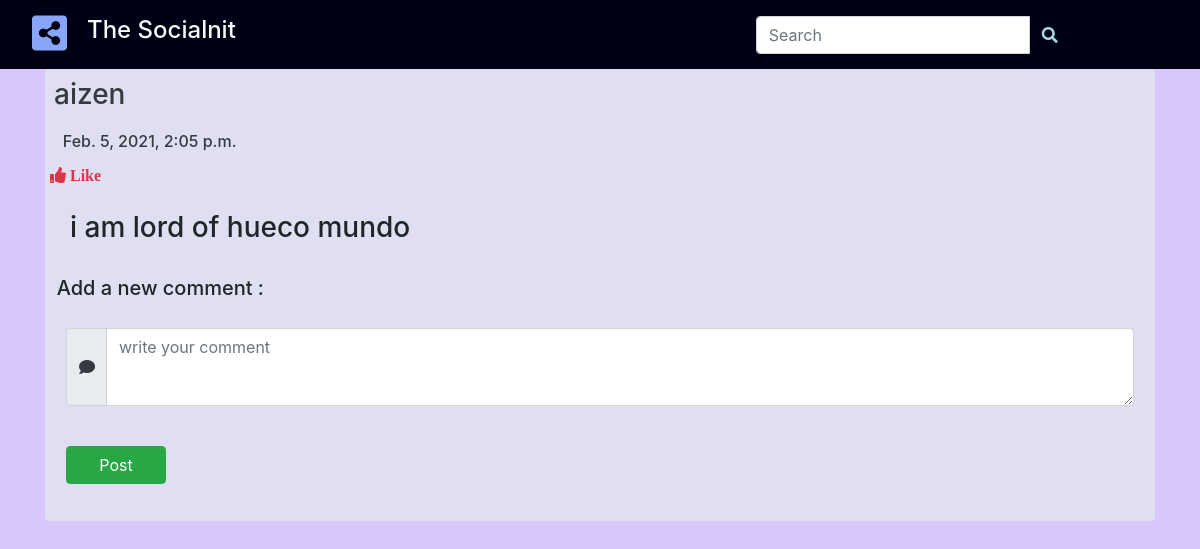
The app's page /47/ (signed in) with its own data.
### post/models.py (models this page shows, shortened)
class Post(models.Model):
    user = models.ForeignKey(User, related_name='post_created', on_delete=models.CASCADE)
    url = models.URLField(blank=True, null=True)
    text = models.TextField(blank=True, null=True)
    image = models.ImageField(upload_to='images/%Y/%m/%d/', blank=True, null=True)
    video = models.FileField(upload_to="video/%Y%m/%d/",blank=True, null=True)
    created = models.DateTimeField(auto_now_add=True, db_index=True)
    users_like = models.ManyToManyField(User,related_name='posts_liked',blank=True)
    class Meta:
        ordering = ('created',)
    def get_absolute_url(self):
        return reverse('post:post_detail', args=[self.id])

### post/views.py (the view)
# urls.py: path('<int:post_id>/', views.post_detail,name='post_detail'),
def post_detail(request, post_id=None):
    post = None
    post = get_object_or_404(Post, id=post_id)
    comments = Comment.objects.filter(post=post)
    users_like = post.users_like.all()
    if "like" in request.GET :
        post.users_like.add(request.user)
        return redirect(request.META.get('HTTP_REFERER'))
    if "unlike" in request.GET:
        post.users_like.remove(request.user)
        return redirect(request.META.get('HTTP_REFERER'))
    if request.method == 'POST' and request.user.is_authenticated:
        form = CommentForm(data=request.POST)
        if form.is_valid():
            comments = form.save(commit=False)
            comments.post = post
            comments.commenter = request.user
            comments.save()
            return redirect('post:post_detail', post.id)
    else:
        form = CommentForm()
    return render(request, 'post/detail.html', {'post': post, 'form': form, 'comments': comments, 'users_like': users_like})

### post/forms.py
class CommentForm(forms.ModelForm):
    class Meta:
        model = Comment
        fields = ('content',)

### post/templates/post/detail.html (shortened to what this page needs)
{% extends "post/base.html" %}
{% load static %}
{% load embed_video_tags %}
{% load widget_tweaks %}
{% block content %}
<div class="container">
  <div class="row">
    <div class="col-9 mx-auto col-md-6 col-lg-12">
      <div class="card mb-2" style="border-color: transparent; background: #dfdff1">
        <div class="p-2">
          <a class="text-decoration-none text-dark" href="{% url 'post:wall' post.user.id %}">
            <h3 class="card-img-top ">{{ post.user }}</h3>
          </a>
        </div>
        <div class="p-1">
          <a class="text-decoration-none text-dark" href="{{post.get_absolute_url}}">
            <h6 class="card-img-top ">&nbsp;&nbsp; {{ post.created }}</h6>
          </a>
        </div>
        {% if request.user not in post.users_like.all %}
          <a href="{% url 'post:post_detail' post.id %}?like"> <i class="fas fa-thumbs-up text-danger p-1"> Like </i></a>
        {% else %}
          <a href="{{post.get_absolute_url}}?unlike"> <i class="fas fa-thumbs-down text-secondary p-1"> Unlike</i></a>
        {% endif %}
        {%if post.text%}
        <div class="p-4">
            <h3 class="card-img-top" width='600'>{{ post.text }}</h3>
        </div>
        {% endif %}
        {% if user.is_authenticated %}
        <h5>&nbsp; Add a new comment :</h5>
        <div class="card-body">
          <form method="post">
            <div class="form-group">
              <div class="input-group mb-3">
                <div class="input-group-prepend">
                  <span class="input-group-text"><i class="fa fa-comment text-dark mt-4 mb-4"></i></span>
                </div>
                {% render_field form.content rows="" class="form-control" placeholder="write your comment" %}
              </div>
            </div>
            <br>
            <div class="form-group">
              <button type="submit" class="btn btn-success" style="width: 100px;">Post</button>
            </div>
          </form>
        </div>
        {% endif %}
      </div>
    </div>
  </div>
</div>
{% endblock %}

### post/static/css/post.css (style rules this page uses)
.body { background-color: rgb(216, 198, 252); }
* { box-sizing: border-box; }

### records on screen
Post: user "aizen", created "Feb. 5, 2021, 2:05 p.m.", text "i am lord of hueco mundo"
